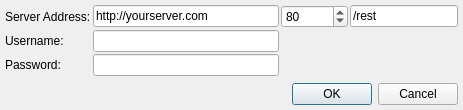
<?xml version="1.0" encoding="UTF-8"?>
<ui version="4.0">
 <class>Dialog</class>
 <widget class="QDialog" name="Dialog">
  <property name="geometry">
   <rect>
    <x>0</x>
    <y>0</y>
    <width>463</width>
    <height>110</height>
   </rect>
  </property>
  <property name="windowTitle">
   <string>Log in to SubSonic</string>
  </property>
  <property name="windowIcon">
   <iconset>
    <normaloff>images/Subsonic.png</normaloff>images/Subsonic.png</iconset>
  </property>
  <layout class="QVBoxLayout" name="verticalLayout">
   <property name="spacing">
    <number>2</number>
   </property>
   <property name="margin">
    <number>5</number>
   </property>
   <item>
    <layout class="QGridLayout" name="gridLayout">
     <property name="spacing">
      <number>2</number>
     </property>
     <item row="0" column="0">
      <widget class="QLabel" name="label">
       <property name="text">
        <string>Server Address:</string>
       </property>
      </widget>
     </item>
     <item row="0" column="1">
      <widget class="QLineEdit" name="serverField">
       <property name="text">
        <string>http://yourserver.com</string>
       </property>
      </widget>
     </item>
     <item row="2" column="1">
      <widget class="QLineEdit" name="userField">
       <property name="sizePolicy">
        <sizepolicy hsizetype="Preferred" vsizetype="Fixed">
         <horstretch>25</horstretch>
         <verstretch>0</verstretch>
        </sizepolicy>
       </property>
      </widget>
     </item>
     <item row="3" column="1">
      <widget class="QLineEdit" name="passField">
       <property name="echoMode">
        <enum>QLineEdit::Password</enum>
       </property>
      </widget>
     </item>
     <item row="2" column="0">
      <widget class="QLabel" name="label_3">
       <property name="text">
        <string>Username:</string>
       </property>
      </widget>
     </item>
     <item row="3" column="0">
      <widget class="QLabel" name="label_4">
       <property name="text">
        <string>Password:</string>
       </property>
      </widget>
     </item>
     <item row="0" column="2" colspan="2">
      <widget class="QSpinBox" name="port">
       <property name="maximum">
        <number>999999999</number>
       </property>
       <property name="value">
        <number>80</number>
       </property>
      </widget>
     </item>
     <item row="0" column="4">
      <widget class="QLineEdit" name="serverPathField">
       <property name="text">
        <string>/rest</string>
       </property>
      </widget>
     </item>
    </layout>
   </item>
   <item>
    <spacer name="verticalSpacer">
     <property name="orientation">
      <enum>Qt::Vertical</enum>
     </property>
     <property name="sizeHint" stdset="0">
      <size>
       <width>20</width>
       <height>40</height>
      </size>
     </property>
    </spacer>
   </item>
   <item>
    <widget class="QDialogButtonBox" name="buttonBox">
     <property name="orientation">
      <enum>Qt::Horizontal</enum>
     </property>
     <property name="standardButtons">
      <set>QDialogButtonBox::Cancel|QDialogButtonBox::Ok</set>
     </property>
    </widget>
   </item>
  </layout>
 </widget>
 <resources/>
 <connections>
  <connection>
   <sender>buttonBox</sender>
   <signal>accepted()</signal>
   <receiver>Dialog</receiver>
   <slot>accept()</slot>
   <hints>
    <hint type="sourcelabel">
     <x>227</x>
     <y>135</y>
    </hint>
    <hint type="destinationlabel">
     <x>157</x>
     <y>152</y>
    </hint>
   </hints>
  </connection>
  <connection>
   <sender>buttonBox</sender>
   <signal>rejected()</signal>
   <receiver>Dialog</receiver>
   <slot>reject()</slot>
   <hints>
    <hint type="sourcelabel">
     <x>295</x>
     <y>141</y>
    </hint>
    <hint type="destinationlabel">
     <x>286</x>
     <y>152</y>
    </hint>
   </hints>
  </connection>
 </connections>
</ui>
